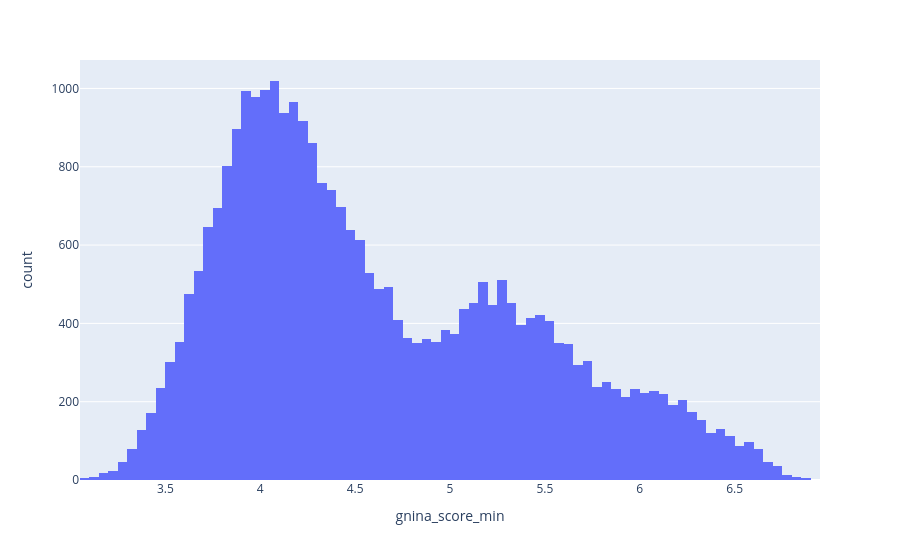

Write notebook code for a chart like this one.
### Code cell
px.histogram(df, x="gnina_score_min")

### Figure 1 — Plotly figure (JSON) as saved in the notebook; plotly's stock layout.template omitted (floating-point values rounded to 4 significant figures; data arrays with more than 128 entries replaced by an {"elided": "..."} marker saying what was removed)
{"data": [{"bingroup": "x", "hovertemplate": "gnina_score_min=%{x}<br>count=%{y}<extra></extra>", "legendgroup": "", "marker": {"color": "#636efa", "pattern": {"shape": ""}}, "name": "", "orientation": "v", "showlegend": false, "type": "histogram", "x": {"elided": "29658 float values"}, "xaxis": "x", "yaxis": "y"}], "layout": {"barmode": "relative", "legend": {"tracegroupgap": 0}, "margin": {"t": 60}, "xaxis": {"anchor": "y", "domain": [0, 1], "title": {"text": "gnina_score_min"}}, "yaxis": {"anchor": "x", "domain": [0, 1], "title": {"text": "count"}}}}
